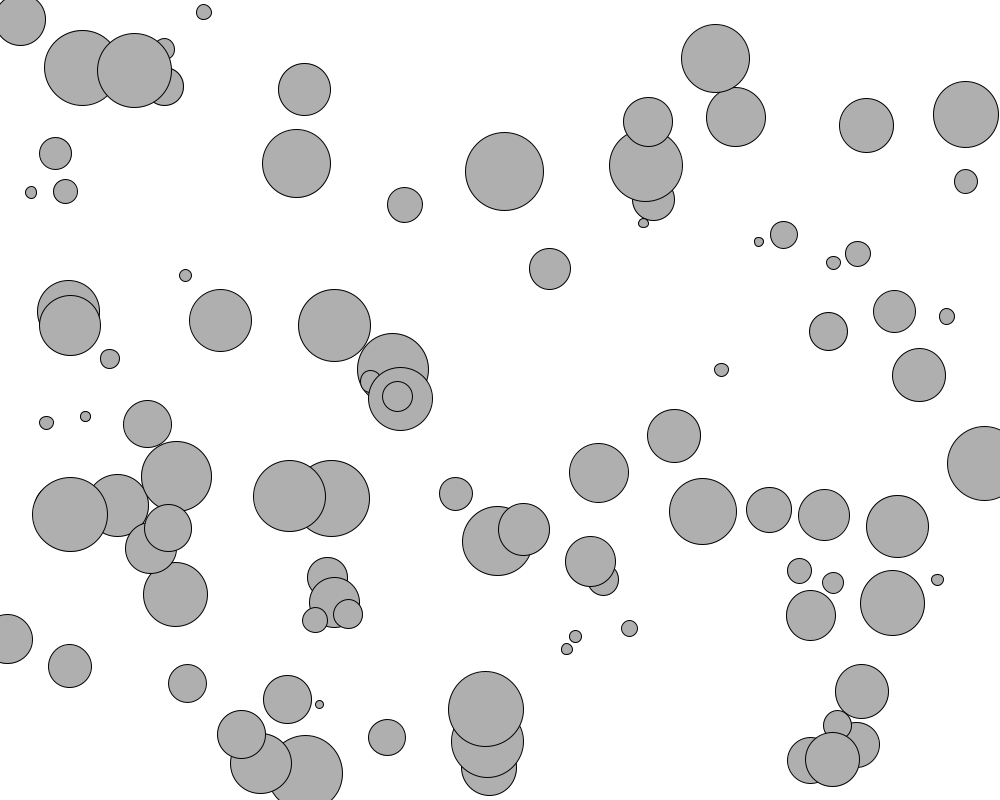
Frame 1 (no input)
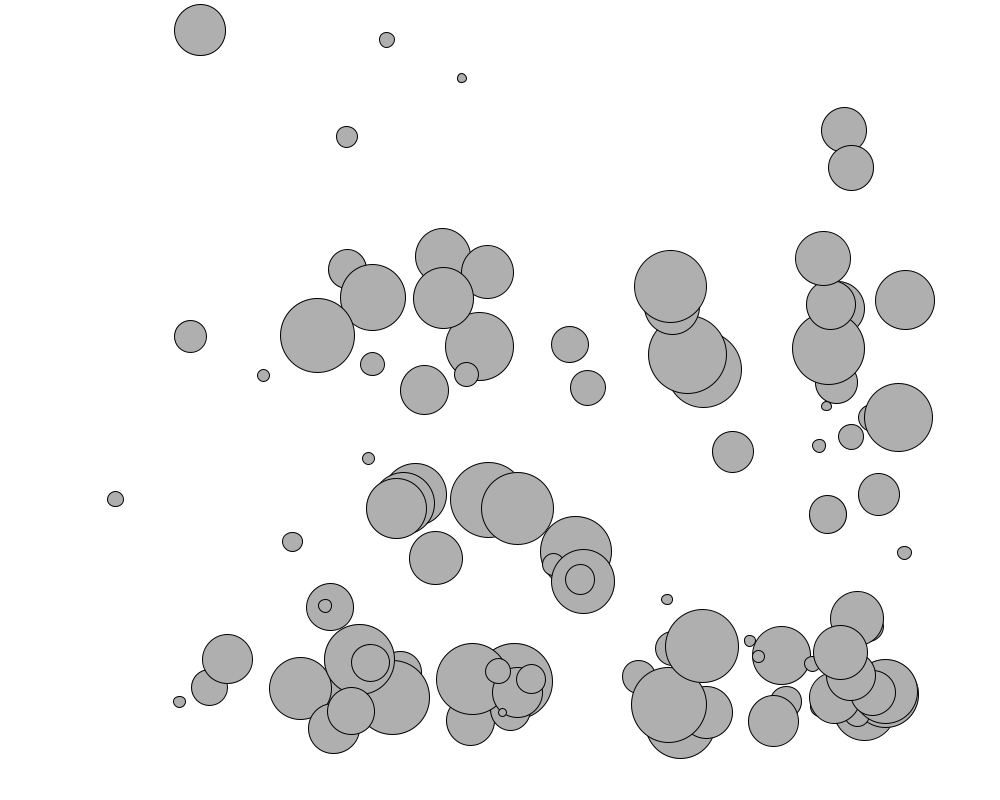
Frame 60 (the mouse pressed at the canvas centre just before this capture)
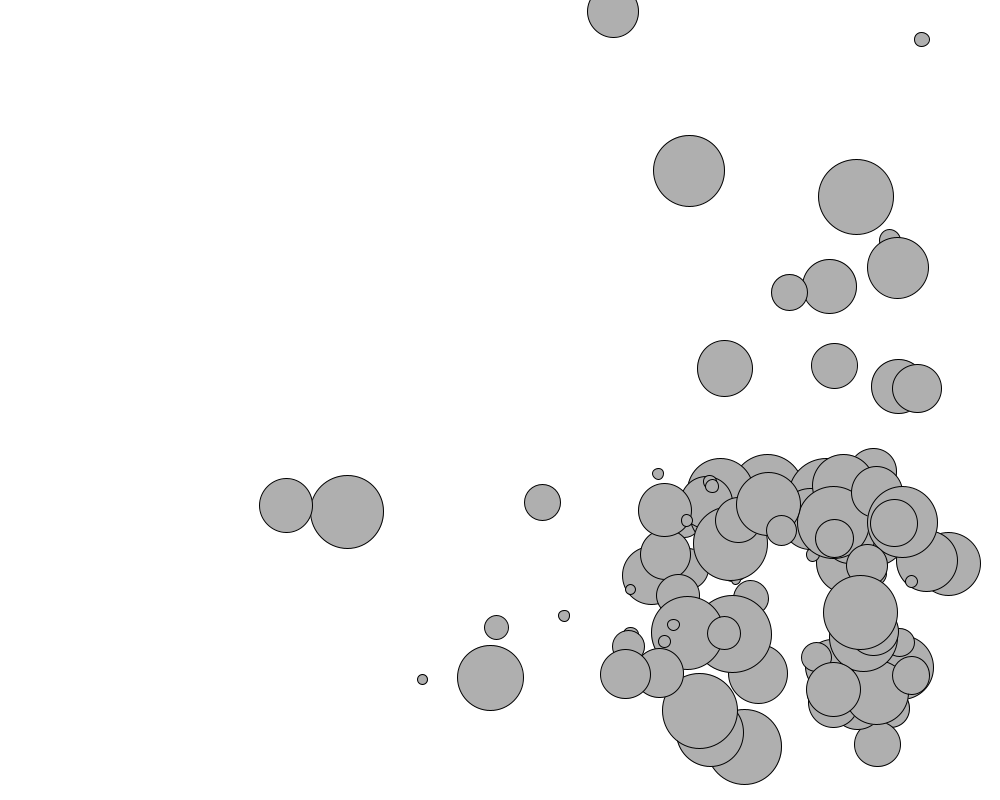
Frame 120 (the mouse held since frame 60 and released just before this capture)

The Processing sketch that drew these frames (run headless with seeded random() and noise(); from frame 60 on, the mouse is pressed at the canvas centre):

// Processing sketch: exo_2_3_wall_shield
// ── exo_2_3_wall_shield.pde
class Mover {
  
  PVector location;
  PVector velocity;
  PVector acceleration;
  
  float size;
  float mass;
  
  Mover(float m, float x, float y){
    location = new PVector(x, y);
    velocity = new PVector(0,0);
    acceleration = new PVector(0, 0);
    mass = m;
  }

  
  void update(){
    velocity.add(acceleration);
    location.add(velocity);
    acceleration.mult(0);
  }
  
  void applyForce(PVector force){
    PVector f = force.get();
    f.div(mass);
    acceleration.add(force);
  }
  
  void display(){
    stroke(0);
    fill(175);
    ellipse(location.x, location.y, mass*16,mass*16);
  }
  
  void checkEdges(){
    float spaceWall = 10;
    float marginRight =  ( width - ((width * spaceWall) / 100));
    float marginBottom =  ( height - ((height * spaceWall) / 100));
    if (location.x > marginRight) {
      PVector wallShield = new PVector(map(location.x, marginRight, width, -2, -10), 0);
      acceleration.add(wallShield);
    } else if (location.x < ((width * spaceWall) / 100)) {
      PVector wallShield = new PVector(map(location.x, 0, ((width * spaceWall) / 100), 2, 10), 0);
      acceleration.add(wallShield);
    }
    
    if (location.y > marginBottom) {
      PVector wallShield = new PVector(0, map(location.y, marginBottom, height, -2, -10));
      acceleration.add(wallShield);
    } else if (location.y < ((height * spaceWall) / 100)) {
      PVector wallShield = new PVector(0, map(location.y, 0, ((height * spaceWall) / 100), 2, 10));
      acceleration.add(wallShield);
    }
    
    location.x = constrain(location.x, 0, width);
    location.y = constrain(location.y, 0, height);

  }
  
}
// ── main.pde
Mover[] movers = new Mover[100];


void settings(){
  size(1000, 800);
}

void setup(){
  for(int i = 0; i < movers.length; i++){
    movers[i] = new Mover(random(0.5, 5), random(0, width), random(0, height));
  }
}

void draw(){
  background(255);
  PVector wind = new PVector(0.1, 0);
  PVector gravity = new PVector(0, 0.1);
   
   
  for(Mover m : movers){
    m.applyForce(wind);
    m.applyForce(gravity);
    m.update();
    m.checkEdges();
    m.display();
  }
}
